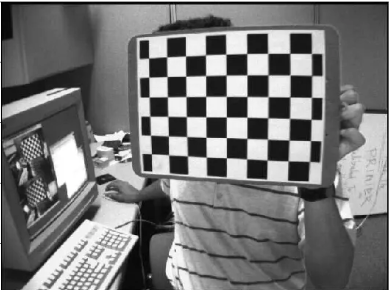
#> input picture week3/Capture.PNG, 390 x 290 px
$ jupyter execute 'Digital Image Sampling and Quantization.ipynb'
#> lines starting #> are read from the running program, lines starting #| are printed output that depends on the picture
# Image Processing with Python: Digital Image Sampling and Quantization

refrence : by: Jephraim C. Manansala | Published on https://jephraim-manansala.medium.com/

### How high-definition is high-definition?

In this post, we will be exploring how image resolution is represented in computer vision. More specifically, we will be looking at how the spatial resolution and intensity value discretization can affect the image’s overall quality.

Let’s begin.

As usual, we import libraries such as `numpy`, and `matplotlib`.

[cell 1]
from google.colab import drive

drive.mount('/content/drive')

[cell 2]
import numpy as np
import matplotlib.pyplot as plt
from skimage.io import imshow, imread
import os
from google.colab.patches import cv2_imshow

[cell 3]
import cv2

image = cv2.imread('Capture.PNG')
#> image is the input picture: shape (290, 390, 3); mean B, G, R 118.2, 118.1, 118.2
print("Size of image before pyrDown: ", image.shape)
#| Size of image before pyrDown:  (290, 390, 3)

image = cv2.pyrDown(image)
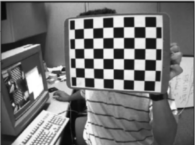
#> image: shape (145, 195, 3); mean B, G, R 117.8, 117.7, 117.8
print("Size of image after pyrDown: ", image.shape)
#| Size of image after pyrDown:  (145, 195, 3)
cv2_imshow( image)

But first, let us define what image sampling is. **Image sampling** involves taking the value of the image at regular spatial intervals. The length of the intervals defines the spatial resolution of the image.

To better explain this, let us try to sample an analog image of a circle where N is the number of pixels on the side of the image.

[cell 4]
def circle_image(x, y):
    X, Y = np.meshgrid(x, y)
    return X**2 + Y**2

factors = 2**np.arange(1, 5)
fig, ax = plt.subplots(1, len(factors), figsize=(15, 4))
for i, N in enumerate(factors):
    image = circle_image(np.linspace(-1, 1, num=N), np.linspace(-1, 1, num=N))
    ax[i].imshow(image, cmap='gray')
    ax[i].set_title('$N = {}$'.format(N))
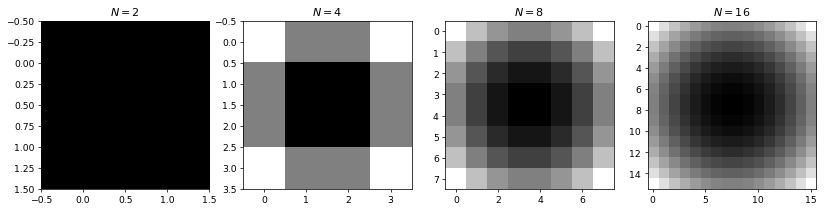
#> figure drawn by matplotlib, 4 panels

As we can observe, the image’s resolution is better, and the points are much denser as N increases. This signifies that as we increase the number of pixels in the image, we can better represent an analog object into a digital image.

Let’s try this in an actual image. Here I have an image of a pizza.

[cell 5]
os.chdir('/content/drive/MyDrive/week3')
pizza = imread('pizza.jpg')
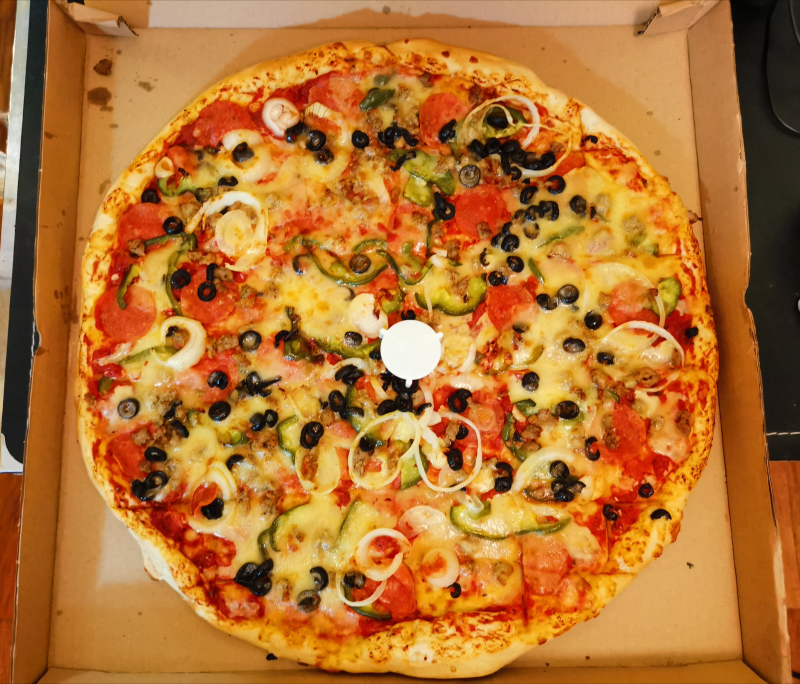
#> input picture week3/pizza.jpg, 3197 x 2736 px (shown at 1/4 size)
#> pizza is the input picture: shape (2736, 3197, 3); mean R, G, B 180.2, 114.7, 49.1

from skimage.transform import downscale_local_mean
factors = 3**np.arange(1, 5)
figure, axis = plt.subplots(1, len(factors), figsize=(20, 6))
for factor, ax in zip(factors, axis):
    image = downscale_local_mean(pizza,
                                 factors=(factor, factor, 1)).astype(int)
    ax.imshow(image)
    ax.set_title('$N={}$'.format(image.shape[0]))
#> this loop made 4 passes
#> pass 1, `image = downscale_local_mean(pizza, factors=(factor, factor, 1)).astyp..`:
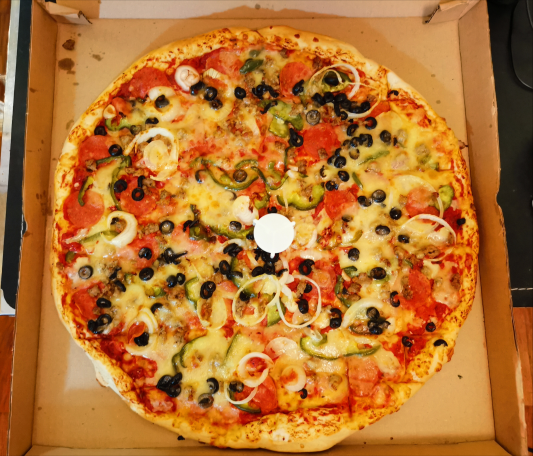
#> image: shape (912, 1066, 3) int64 (shown at 1/2 size); mean R, G, B 179.7, 114.2, 48.7
#> pass 3, `image = downscale_local_mean(pizza, factors=(factor, factor, 1)).astyp..`:
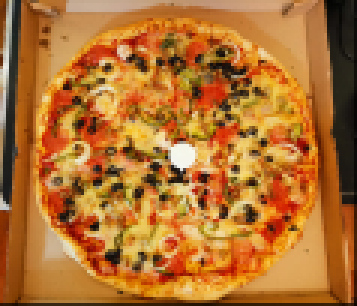
#> image: shape (102, 119, 3) int64 (shown 3 times larger); mean R, G, B 177.7, 112.9, 48.1
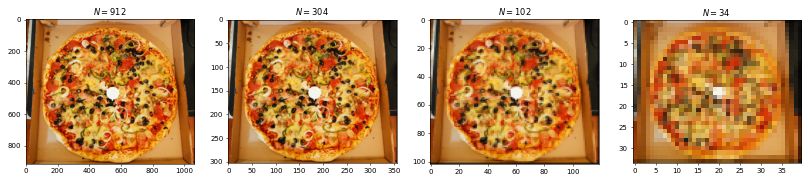
#> figure drawn by matplotlib, 4 panels

In the first two images, we can observe that there is not much of a difference. This signifies that unless we need to zoom in on the image, we do not require a higher resolution on the image to understand the image’s details better.

However, as we further decrease the sampling on the image’s spatial resolution, it is clear that the image is no longer clear. Lots of information is lost, and the digital image cannot fully represent the analog object.

I hope that is clear. The next concept that we need to understand is **image quantization**. Image quantization involves discretizing the intensity values of the analog image.

To demonstrate this, let us try to discretize an analog image of a circle where k is the number of bits representing an intensity value.

[cell 6]
def circle_image(x, y):
    X, Y = np.meshgrid(x, y)
    return X**2 + Y**2

factors = 2**np.arange(1, 5)
circ_image = circle_image(np.linspace(0, 1, num=4),
                          np.linspace(0, 1, num=4))
fig, ax = plt.subplots(1, len(factors), figsize=(15, 4))
for i, k in enumerate(factors):
    bins = np.linspace(0, circ_image.max(), k)
    image = np.digitize(circ_image, bins)
    image = np.vectorize(bins.tolist().__getitem__)(image-1)
    ax[i].imshow(image)
    ax[i].set_title('$k = {}$'.format(k))
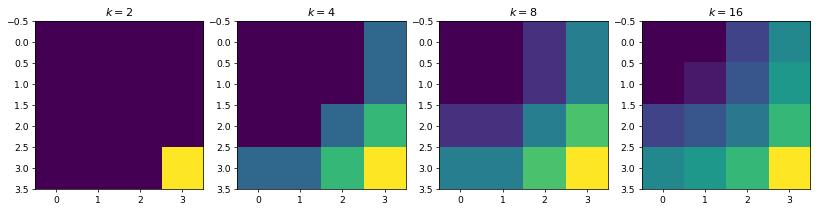
#> figure drawn by matplotlib, 4 panels

As we can observe, the color representation of the image is much better as k increases. This signifies that as we increase the number of discrete values representing the image intensity values in the image, the better we can represent an analog object into a digital image.

Again, let’s try this in our image of a pizza.

[cell 7]
factors = 2**np.arange(1, 5)
figure, axis = plt.subplots(1, len(factors), figsize=(20, 6))
for k, ax in zip(factors, axis):
    bins = np.linspace(0, pizza.max(), k)
    image = np.digitize(pizza, bins)
    image = (np.vectorize(bins.tolist().__getitem__)
                         (image-1).astype(int))
    ax.imshow(image)
    ax.set_title('$k = {}$'.format(k))
#> this loop made 4 passes
#> pass 1, `image = np.digitize(pizza, bins)`:
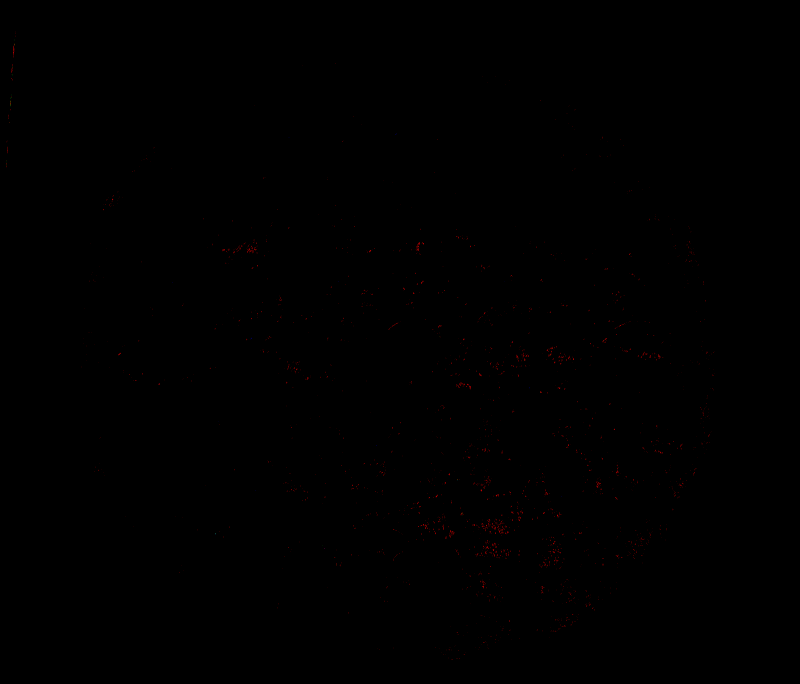
#> image: shape (2736, 3197, 3) int64 (shown at 1/4 size); mean R, G, B 1, 1, 1; drawn with min black and max white
#> pass 2, `image = np.digitize(pizza, bins)`:
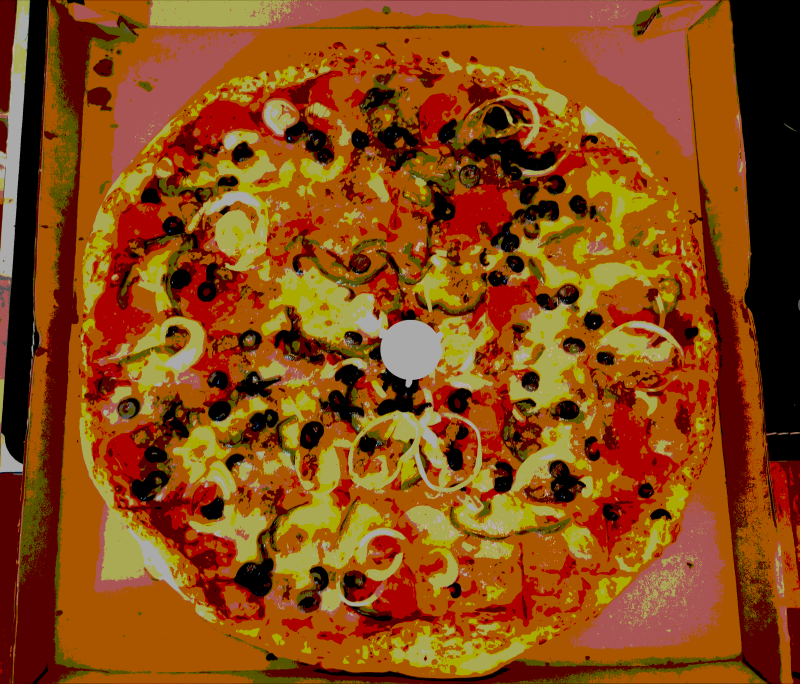
#> image: shape (2736, 3197, 3) int64 (shown at 1/4 size); mean R, G, B 2.61, 1.86, 1.23; drawn with min black and max white
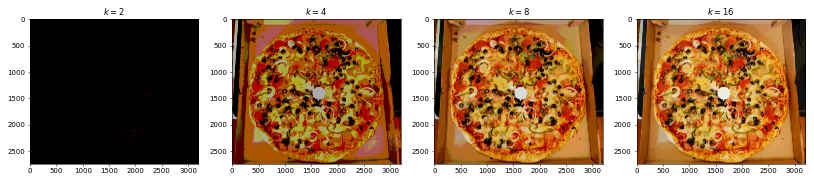
#> figure drawn by matplotlib, 4 panels
